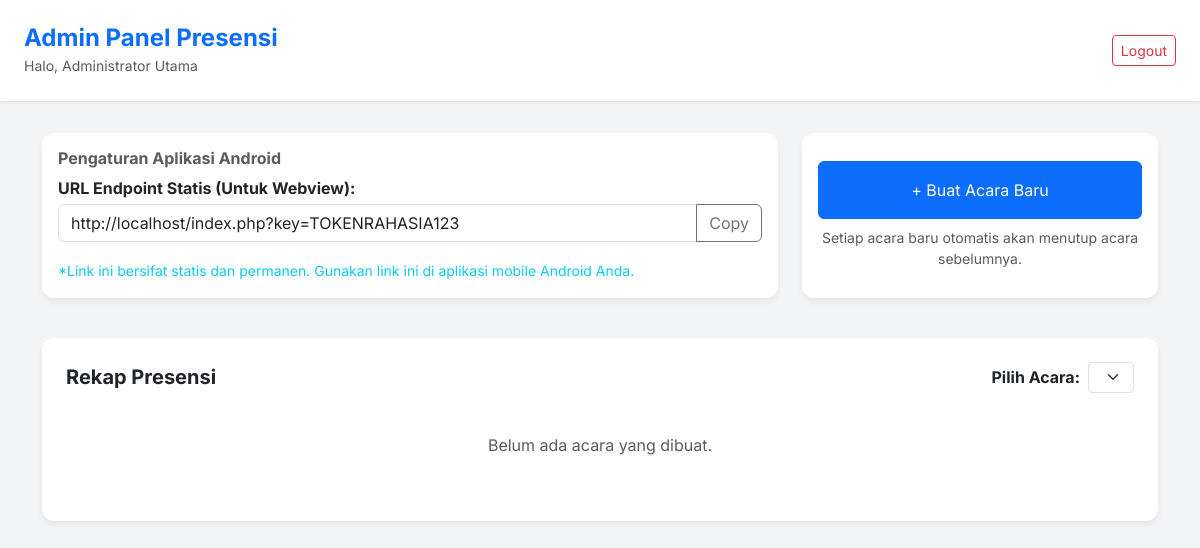
/admin/dashboard.php (signed in), run on an earlier commit of the app's database.
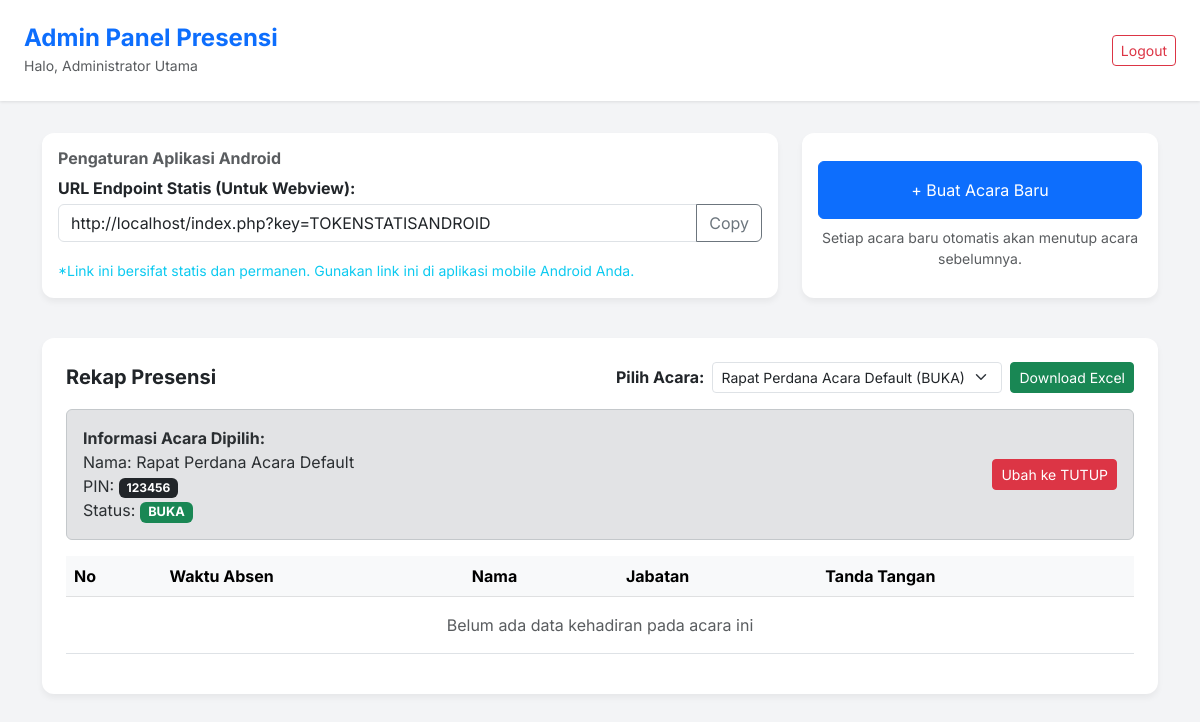
And on a later commit of the database.
### tables this page shows
CREATE TABLE IF NOT EXISTS `pengaturan` (
  `id` INT NOT NULL AUTO_INCREMENT,
  `access_token` VARCHAR(64) NOT NULL,
  `updated_at` TIMESTAMP DEFAULT CURRENT_TIMESTAMP ON UPDATE CURRENT_TIMESTAMP,
  PRIMARY KEY (`id`)
);

CREATE TABLE IF NOT EXISTS `acara` (
  `id` INT NOT NULL AUTO_INCREMENT,
  `nama_acara` VARCHAR(150) NOT NULL,
  `pin_acara` VARCHAR(10) NOT NULL,
  `status` ENUM('BUKA', 'TUTUP') DEFAULT 'BUKA',
  `created_at` TIMESTAMP DEFAULT CURRENT_TIMESTAMP,
  PRIMARY KEY (`id`)
);

### admin/dashboard.php (the view, shortened to what this page needs)
<?php
require_once 'auth_check.php';
$stmtToken = $pdo->query("SELECT access_token FROM pengaturan LIMIT 1");
$pengaturan = $stmtToken->fetch();
$access_token = $pengaturan['access_token'] ?? '';
$url_presensi = "http://" . $_SERVER['HTTP_HOST'] . str_replace('/admin/dashboard.php', '/index.php', $_SERVER['PHP_SELF']) . "?key=" . $access_token;
$stmtListAcara = $pdo->query("SELECT * FROM acara ORDER BY id DESC");
$list_acara = $stmtListAcara->fetchAll();
$selected_acara_id = $_GET['acara_id'] ?? null;
if (!$selected_acara_id && count($list_acara) > 0) {
    $selected_acara_id = $list_acara[0]['id'];
}
$active_acara = null;
foreach ($list_acara as $acara) {
    if ($acara['id'] == $selected_acara_id) {
        $active_acara = $acara;
        break;
    }
}
$data_presensi = [];
if ($selected_acara_id) {
    $presensiStmt = $pdo->prepare("SELECT * FROM presensi WHERE acara_id = ? ORDER BY waktu_absen DESC");
    $presensiStmt->execute([$selected_acara_id]);
    $data_presensi = $presensiStmt->fetchAll();
}
$total_hadir = count($data_presensi);
?>
<!DOCTYPE html>
<html lang="id">
<head>
    <link href="https://cdn.jsdelivr.net/npm/bootstrap@5.3.0/dist/css/bootstrap.min.css" rel="stylesheet">
</head>
<body>
<div class="dashboard-header d-flex justify-content-between align-items-center">
    <div>
        <h4 class="m-0 text-primary fw-bold">Admin Panel Presensi</h4>
        <small class="text-muted">Halo, <?= htmlspecialchars($_SESSION['admin_nama']) ?></small>
    </div>
    <a href="logout.php" class="btn btn-outline-danger btn-sm">Logout</a>
</div>
<div class="container pb-5">
    <div class="row mb-4">
        <div class="col-md-8 mb-3">
            <div class="card card-stat h-100">
                <div class="card-body">
                    <h6 class="text-muted fw-bold">Pengaturan Aplikasi Android</h6>
                    <p class="mb-1 fw-bold">URL Endpoint Statis (Untuk Webview):</p>
                    <div class="input-group mb-3">
                        <input type="text" class="form-control" id="linkPresensi" value="<?= htmlspecialchars($url_presensi) ?>" readonly>
                        <button class="btn btn-outline-secondary" type="button" onclick="copyLink()">Copy</button>
                    </div>
                    <small class="text-info">*Link ini bersifat statis dan permanen. Gunakan link ini di aplikasi mobile Android Anda.</small>
                </div>
            </div>
        </div>
        <div class="col-md-4 mb-3">
            <div class="card card-stat h-100">
                <div class="card-body text-center d-flex flex-column justify-content-center">
                    <button type="button" class="btn btn-primary w-100 mb-2 py-3" data-bs-toggle="modal" data-bs-target="#newAcaraModal">
                        + Buat Acara Baru
                    </button>
                    <small class="text-muted">Setiap acara baru otomatis akan menutup acara sebelumnya.</small>
                </div>
            </div>
        </div>
    </div>
    <div class="table-wrapper">
        <div class="row mb-3 align-items-center">
            <div class="col-md-6">
                <h5 class="m-0 fw-bold">Rekap Presensi</h5>
            </div>
            <div class="col-md-6 text-md-end mt-3 mt-md-0 d-flex justify-content-md-end gap-2">
                <form method="GET" action="dashboard.php" class="d-flex align-items-center">
                    <label class="me-2 fw-bold whitespace-nowrap text-nowrap">Pilih Acara:</label>
                    <select name="acara_id" class="form-select form-select-sm" onchange="this.form.submit()">
                        <?php foreach($list_acara as $acara): ?>
                            <option value="<?= $acara['id'] ?>" <?= $selected_acara_id == $acara['id'] ? 'selected' : '' ?>>
                                <?= htmlspecialchars($acara['nama_acara']) ?> (<?= $acara['status'] ?>)
                            </option>
                        <?php endforeach; ?>
                    </select>
                </form>
                <?php if ($active_acara): ?>
                <button class="btn btn-success btn-sm text-nowrap" onclick="exportToExcel()">Download Excel</button>
                <?php endif; ?>
            </div>
        </div>
        <?php if ($active_acara): ?>
            <div class="alert alert-secondary d-flex justify-content-between align-items-center">
                <div>
                    <strong>Informasi Acara Dipilih:</strong><br>
                    Nama: <?= htmlspecialchars($active_acara['nama_acara']) ?> <br>
                    PIN: <span class="badge bg-dark"><?= htmlspecialchars($active_acara['pin_acara']) ?></span><br>
                    Status: <span class="badge status-badge <?= $active_acara['status'] == 'BUKA' ? 'bg-success' : 'bg-danger' ?>"><?= $active_acara['status'] ?></span>
                </div>
                <div>
                    <form method="POST" action="manage_acara.php">
                        <button type="submit" class="btn btn-sm <?= $active_acara['status'] == 'BUKA' ? 'btn-danger' : 'btn-success' ?>">
                            Ubah ke <?= $active_acara['status'] == 'BUKA' ? 'TUTUP' : 'BUKA' ?>
                        </button>
                    </form>
                </div>
            </div>
            <table class="table table-hover align-middle" id="presensiTable">
                <thead class="table-light">
                    <tr>
                        <th>No</th>
                        <th>Waktu Absen</th>
                        <th>Nama</th>
                        <th>Jabatan</th>
                        <th>Tanda Tangan</th>
                    </tr>
                </thead>
                <tbody>
                    <?php if ($total_hadir > 0): ?>
                        <?php $no=1; foreach($data_presensi as $row): ?>
                            <tr>
                                <td><?= $no++ ?></td>
                                <td><?= date('d/m/Y H:i:s', strtotime($row['waktu_absen'])) ?></td>
                                <td><?= htmlspecialchars($row['nama']) ?></td>
                                <td><?= htmlspecialchars($row['jabatan']) ?></td>
                                <td>
                                    <img src="<?= $row['tanda_tangan'] ?>" alt="Tanda Tangan" class="signature-img">
                                </td>
                            </tr>
                        <?php endforeach; ?>
                    <?php else: ?>
                        <tr>
                            <td colspan="5" class="text-center text-muted py-3">Belum ada data kehadiran pada acara ini</td>
                        </tr>
                    <?php endif; ?>
                </tbody>
            </table>
        <?php else: ?>
            <p class="text-muted text-center py-4">Belum ada acara yang dibuat.</p>
        <?php endif; ?>
    </div>
</div>
</body>
</html>

### admin/dashboard.php (style rules this page uses)
body { font-family: 'Inter', sans-serif; background-color: #f3f4f6; }
.dashboard-header { background: #fff; padding: 1.5rem; box-shadow: 0 1px 3px rgba(0,0,0,0.1); margin-bottom: 2rem; }
.card-stat { border: none; border-radius: 12px; box-shadow: 0 4px 6px rgba(0,0,0,0.05); }
.table-wrapper { background: #fff; padding: 1.5rem; border-radius: 12px; box-shadow: 0 4px 6px rgba(0,0,0,0.05); overflow-x: auto; }
.status-badge { font-size: 0.8rem; padding: 0.35em 0.65em; }

What changed in the data, as far as the page shows it:
changed pengaturan: access_token "http://localhost/index.php?key=TOKENRAHASIA123" → "http://localhost/index.php?key=TOKENSTATISANDROID"
added acara: nama_acara "Rapat Perdana Acara Default", pin_acara "123456", status "BUKA"
Also different on the page:
form field acara_id: (not shown) → "Rapat Perdana Acara Default (BUKA)"
text no longer shown: "Belum ada acara yang dibuat."
text now shown: "Download Excel Informasi Acara Dipilih: Nama: PIN: Status: Ubah ke TUTUP No Waktu Absen Nama Jabatan Tanda Tangan Belum ada data kehadiran pada acara ini"
